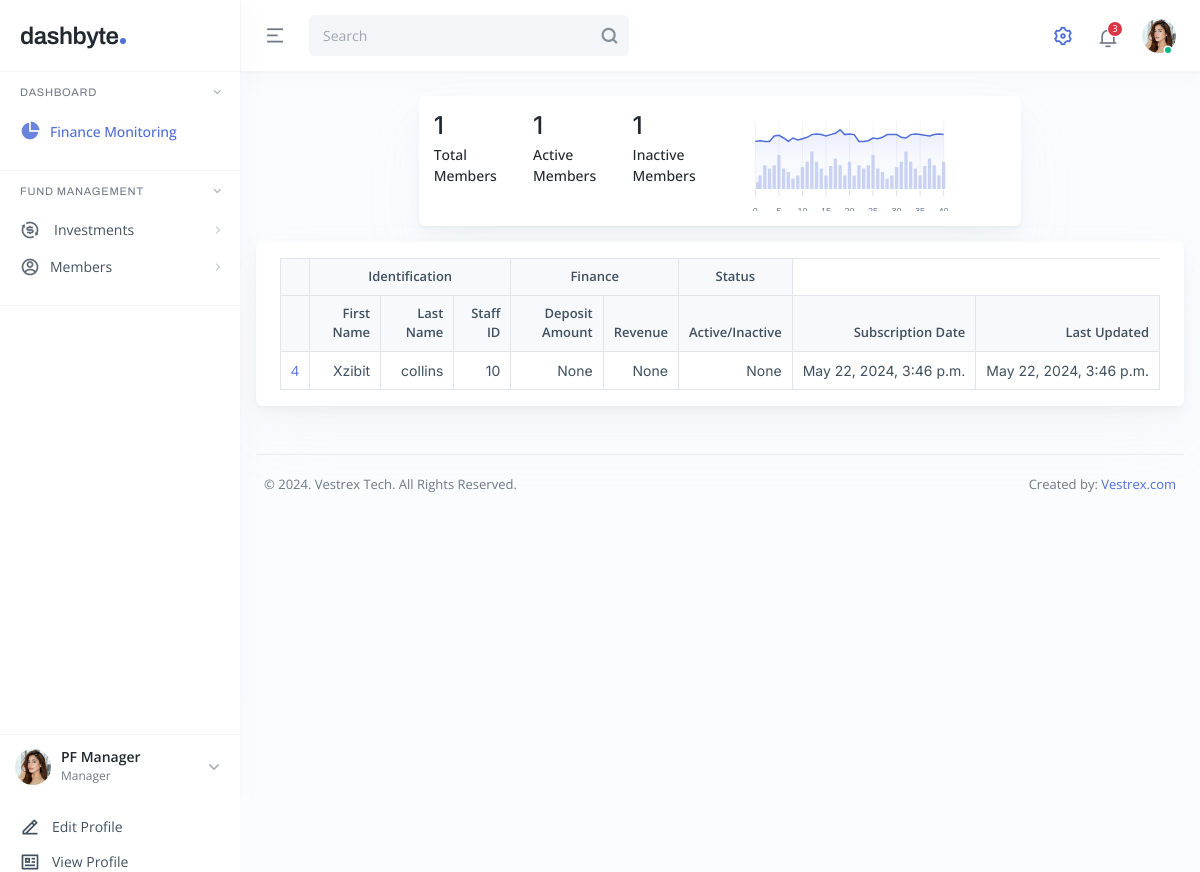
Screenshot of /fund/memberList/ with the database file from the repository.
### Fund/models.py (models this page shows, shortened)
class Member(models.Model):
    first_name = models.CharField(max_length=30)
    last_name = models.CharField(max_length=30)
    staff_id = models.PositiveIntegerField(unique=True)
    total_amount_to_date = models.DecimalField(max_digits=10, decimal_places=2, blank=True, null=True)
    profit = models.DecimalField(max_digits=10, decimal_places=2,blank=True, null=True)
    status = models.CharField(max_length=20,blank=True, null=True)
    subscription_date = models.DateTimeField(auto_now_add=True)
    updated_date = models.DateTimeField(auto_now=True)

### Fund/views.py (the view)
# urls.py: path('memberList/', views.MemberListView.as_view(), name='member_list'),
class MemberListView(ListView):
    model = Member
    template_name = 'dashboard/member_list.html'
    context_object_name = 'member_list'
    def get_context_data(self, **kwargs):
        context = super().get_context_data(**kwargs)
        context['member_count'] = self.get_queryset().count()
        return context

### Fund/templates/dashboard/member_list.html
{% extends 'dashboard/base.html' %}
{% block content %}
<div class="main main-app p-3 p-lg-4">
    <div class="row g-3 justify-content-center">
        <div class="col-md-10 col-xl-8">
        <div class="card card-one">
            <div class="card-body">
              <div class="row">
                <div class="col-2">
                  <h3 class="card-value mb-1">{{ member_count }}</h3>
                  <label class="card-title fw-medium text-dark mb-1">Total Members</label>
                </div>
                <div class="col-2">
                  <h3 class="card-value mb-1">{{ member_count }}</h3>
                  <label class="card-title fw-medium text-dark mb-1">Active Members</label>
                </div>
                <div class="col-2">
                  <h3 class="card-value mb-1">{{ member_count }}</h3>
                  <label class="card-title fw-medium text-dark mb-1">Inactive Members</label>
                </div>
                <div class="col-5">
                  <div id="apexChart2"></div>
                </div>
              </div>
            </div>
        </div>
    </div>
  <div class="card card-one mt-3">
    <div class="card-body p-3">
      <div class="table-responsive">
        <table class="table table-four table-bordered">
          <thead>
            <tr>
              <th>&nbsp;</th>
              <th colspan="3">Identification</th>
              <th colspan="2">Finance</th>
              <th colspan="1">Status</th>
            </tr>
            <tr>
              <th></th>
              <th>First Name</th>
              <th>Last Name</th>
              <th>Staff ID</th>
              <th>Deposit Amount</th>
              <th>Revenue</th>
              <th>Active/Inactive</th>
              <th>Subscription Date</th>
              <th>Last Updated</th>
            </tr>
          </thead>
            <tbody>
              {% for member in member_list %}
                <tr>
                  <td><a href="{% url 'member_detail' member.pk %}">{{ member.id }}</a></td>
                  <td>{{member.first_name}}</td>
                  <td>{{member.last_name}}</td>
                  <td>{{member.staff_id}}</td>
                  <td>{{ member.total_amount_to_date }}</td>
                  <td>{{member.profit}}</td>
                  <td>{{ member.status }}</td>
                  <td>{{ member.subscription_date }}</td>
                  <td>{{ member.updated_date }}</td>
                </tr>
              {% endfor %}
            </tbody>
        </table>
      </div>
    </div>
  </div>
{% endblock %}

### rows the page displays
Member: id "4", first_name "Xzibit", last_name "collins", staff_id "10", total_amount_to_date "None", profit "None", status "None", subscription_date "May 22, 2024, 3:46 p.m.", updated_date "May 22, 2024, 3:46 p.m."

### other values shown
{{ member_count }} "1"
